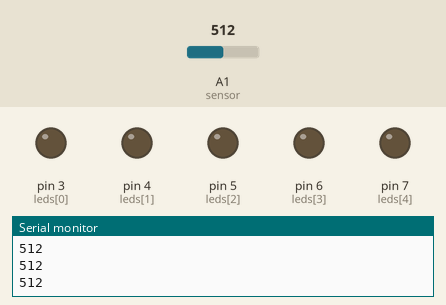
This sketch was run on a simulated Arduino Uno, built with avr-gcc and run on an emulated ATmega328P. On the bench: output pins drawn as LEDs (lit = HIGH), the last lines printed to the serial monitor. The test bench sets the inputs (shaded band); at power-on: A1 (sensor) = 512.

Above: at 1.3 s.
1.4 s: A1 (sensor) set to 871
2.9 s: A1 (sensor) set to 896
At 3.3 s:
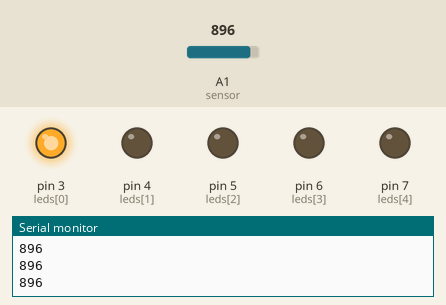
4.4 s: A1 (sensor) set to 918
At 5.6 s:
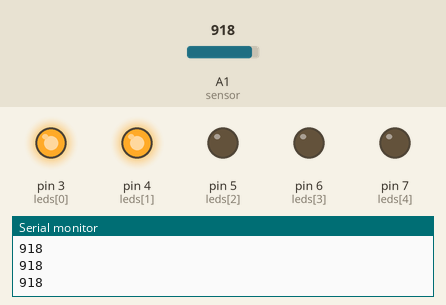
5.9 s: A1 (sensor) set to 931
7.4 s: A1 (sensor) set to 957
At 7.9 s:
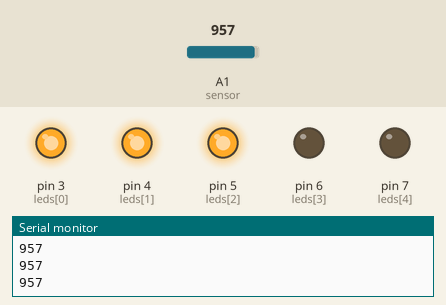
8.9 s: A1 (sensor) set to 900
At 10.1 s:
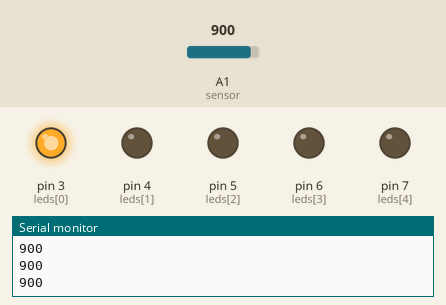
Timing chart, 0 to 11.4 s (numbered marks = the images above; inputs shaded):
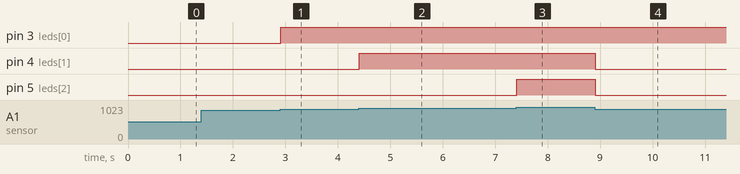

The sketch:

Pot_LEDs.ino
```cpp
// Array met de pins die je gebruikt voor leds
int leds[5] = {3, 4, 5, 6, 7};
// Analog pin die je gebruikt voor je sensor
int sensor = 1;

void setup() {
  // Open seriele communicatie
  Serial.begin(9600);
  // Vertraging om de Aruino de seriele communicatie te laten openen
  delay(100);
  // Set alle pins in het leds array als OUTPUT
  for(int i=0; i<5; i++) {
    pinMode(leds[i], OUTPUT);
  }
  // Set de sensor als input
  pinMode(sensor, INPUT);
}

void loop() {
  // Lees de sensor uit
  int sensorVal = analogRead(sensor);
  // Schrijf de waarde van de sensor weg via seriele communicatie
  Serial.println(sensorVal);
  // Bepaal het aantal LEDs dat aanmoeten via de map() functie
  int numLEDs = map(sensorVal, 850, 1000, 0, 5);
  // roep de fill() functie aan om het gewenste aantal LEDs aan te zetten.
  fill(numLEDs);
  delay(1);
}

void fill(int nLEDs) {
  // voer de inhoud van deze loop 5 keer uit (het aantal leds dat er aangesloten zijn)
  for(int i = 0; i < 5; i++) {
    // als i kleiner is dan het aantal LEDs dat aanmoeten, zet hem dan aan
    if(i < nLEDs) {
      digitalWrite(leds[i], HIGH);
    }
    // als i groter is dan het aantal LEDs dat aanmoeten, zet hem dan uit
    else {
      digitalWrite(leds[i], LOW);
    }
  }
}
```

Measured:
- the behaviour switches between 879 and 880 on A1 (sensor) (found by bisection; images 0 and 1)
- the behaviour switches between 909 and 910 on A1 (sensor) (found by bisection; images 1 and 2)
- the behaviour switches between 939 and 940 on A1 (sensor) (found by bisection; images 2 and 3)
- after the input at 2.9 s, pin 3 (leds[0]): LOW → HIGH at once
- after the input at 4.4 s, pin 4 (leds[1]): LOW → HIGH at once
- after the input at 7.4 s, pin 5 (leds[2]): LOW → HIGH at once
- after the input at 8.9 s, pin 4 (leds[1]), pin 5 (leds[2]): HIGH → LOW at once
